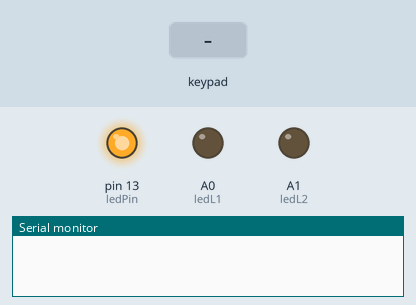
Recording of a sketch running on a simulated Teensy 4. On the bench: output pins drawn as LEDs (lit = HIGH), the last lines printed to the serial monitor. The inputs (shaded band) are chosen by the test bench. EEPROM starts erased.

Above: at 0.1 s.
At 1.8 s:
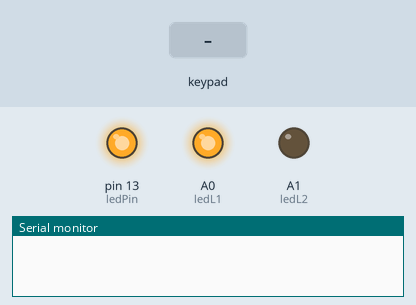
1.9 s: key '6' pressed
At 2.2 s:
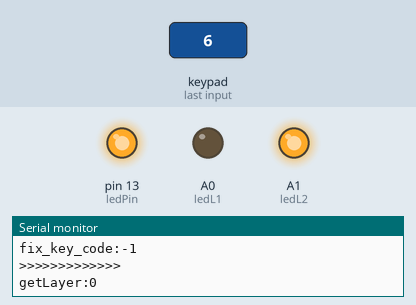
Timing chart, 0 to 4.9 s (numbered marks = the images above; inputs shaded):
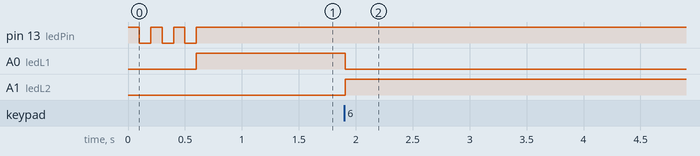

Measured:
- after the input at 1.9 s, A0 (ledL1): HIGH → LOW at once; A1 (ledL2): LOW → HIGH at once

The sketch:

teensy_keyboard_1x6.ino
```cpp
/**
 * 参考
 * http://blog.goo.ne.jp/jh3kxm/e/0a71a45afbed826346d605347b83ded0
 * KEY定数一覧
 * https://github.com/PaulStoffregen/cores/blob/master/teensy/keylayouts.h
 * Keypad.h
 * https://github.com/Chris--A/Keypad/blob/master/src/Keypad.h
 * Key.h
 * https://github.com/Chris--A/Keypad/blob/master/src/Key.h
 *
 *
 * sw1 => a       , sw2 => cmd + v
 * sw3 => cmd + c , sw4 => cmd + z
 */
#include <Keypad.h>
#include <EEPROM.h>

// レイヤー表示用LEDピン
const int ledL1 = 14;
const int ledL2 = 15;
const int ledPin = 13;

// mac
//const int CMD_KEY = MODIFIERKEY_GUI;
// win
const int CMD_KEY = MODIFIERKEY_CTRL;

const int KEY_LAYER = -1;
const int KEY_CMD_A = -2;
const int KEY_CMD_C = -3;
const int KEY_CMD_X = -4;
const int KEY_CMD_V = -5;
const int KEY_CMD_ALT_DEL = -6;

// LIST_MAX = 10
const byte ROWS = 1; //four rows
const byte COLS = 6; //three columns
const byte LAYER_COUNT = 2;

// int layer_count = 0;
int key_maps[LAYER_COUNT][COLS] = {
        {KEY_CMD_A,KEY_CMD_C, KEY_CMD_X, KEY_CMD_V, KEY_CMD_ALT_DEL, KEY_LAYER},
        {KEY_MEDIA_PREV_TRACK, KEY_MEDIA_PLAY_PAUSE, KEY_MEDIA_NEXT_TRACK, KEY_MEDIA_VOLUME_DEC, KEY_MEDIA_VOLUME_INC, KEY_LAYER}
};
// ここは実際のキーでは無く、マッピング用のcharをセット
// あとで、charとマッピングリストを照らし合わせて、実際にpressするキーコードを実行する
char keys[ROWS][COLS] = {
        {'1','2','3','4', '5','6'}
};

byte rowPins[ROWS] = {5};
byte colPins[COLS] = {6,7,8,9,10,11};

Keypad kpd = Keypad( makeKeymap(keys), rowPins, colPins, ROWS, COLS );

void ready() {
        pinMode(ledPin, OUTPUT);
        pinMode(ledL1, OUTPUT);
        pinMode(ledL2, OUTPUT);

        digitalWrite(ledPin, HIGH);
        delay(100);
        digitalWrite(ledPin, LOW);
        delay(100);
        digitalWrite(ledPin, HIGH);
        delay(100);
        digitalWrite(ledPin, LOW);
        delay(100);

        digitalWrite(ledPin, HIGH);
        delay(100);
        digitalWrite(ledPin, LOW);
        delay(100);
        digitalWrite(ledPin, HIGH);
}

void setup() {
        Serial.begin(9600);
        ready();
        updateLayer();

}

void toggleLayer() {
        if (getLayer() == 0) {
                setLayer(1);
        } else {
                setLayer(0);
        }
        updateLayer();
}

void updateLayer() {
        if (getLayer() == 0) {
                digitalWrite(ledL1, HIGH);
                digitalWrite(ledL2, LOW);
        } else {
                digitalWrite(ledL2, HIGH);
                digitalWrite(ledL1, LOW);
        }

}

void loop() {

        detectKeys();
}

void detectKeys() {
        if (kpd.getKeys()) {

                for (int i=0; i<LIST_MAX; i++) {
                        if ( kpd.key[i].stateChanged ) {
                                int input_key_code = kpd.key[i].kcode;
                                switch (kpd.key[i].kstate) {
                                case PRESSED:
                                        printk(input_key_code);
                                        pressKey(input_key_code);
                                        break;
                                case HOLD:
                                        break;
                                case RELEASED:
                                        // Keyboard.release(output_key_code);
                                        releaseKey(input_key_code);
                                        break;
                                case IDLE:
                                        break;
                                }
                        }
                }

        }
}

void printk(int _kcode) {
        int col = _kcode % COLS;
        // int row = _kcode / COLS;

        int fix_key_code = key_maps[getLayer()][col];
        Serial.println(">>>>>>>>>>>>>");
        Serial.print("_kcode:");
        Serial.println(_kcode);
        Serial.print("col:");
        Serial.println(col);
        Serial.print("fix_key_code:");
        Serial.println(fix_key_code);
        byte hoge = getLayer();
        Serial.println(">>>>>>>>>>>>>");
        Serial.print("getLayer:");
        Serial.println(hoge);

}

void pressKey(int _kcode) {
        int col = _kcode % COLS;
        // int row = _kcode / COLS;
        int fix_key_code = key_maps[getLayer()][col];
        switch (fix_key_code) {
        case KEY_LAYER:
                toggleLayer();
                break;
        case KEY_CMD_A:
                exec_macro(KEY_A);
                break;
        case KEY_CMD_C:
                exec_macro(KEY_C);
                break;
        case KEY_CMD_V:
                exec_macro(KEY_V);
                break;
        case KEY_CMD_X:
                exec_macro(KEY_X);
                break;
        case KEY_CMD_ALT_DEL:
                exec_hyper();
                break;
        default:
                Keyboard.press(fix_key_code);
                break;
        }
}
void releaseKey(int _kcode) {
        int col = _kcode % COLS;
        // int row = _kcode / COLS;
        int fix_key_code = key_maps[getLayer()][col];
        switch (fix_key_code) {
        case KEY_LAYER:
                break;
        case KEY_CMD_A:
                break;
        case KEY_CMD_C:
                break;
        case KEY_CMD_V:
                break;
        case KEY_CMD_X:
                break;
        case KEY_CMD_ALT_DEL:
                break;
        default:
                Keyboard.release(fix_key_code);
                break;
        }
}

// cmd + alt + del
void reset_macro() {
        Keyboard.set_modifier(0);
        Keyboard.set_key1(0);
        Keyboard.send_now();
}
void exec_hyper() {
        // cmd + shift + ctrl + o
        // Keyboard.set_modifier(CMD_KEY | MODIFIERKEY_SHIFT | MODIFIERKEY_CTRL);
        // Keyboard.set_key1(KEY_O);

//
// press and hold CTRL
        Keyboard.set_modifier(CMD_KEY);
        Keyboard.send_now();

// press ALT while still holding CTRL
        Keyboard.set_modifier(CMD_KEY | MODIFIERKEY_ALT);
        Keyboard.send_now();

// press DELETE, while CLTR and ALT still held
        Keyboard.set_key1(KEY_DELETE);
        Keyboard.send_now();
        reset_macro();

}
void exec_macro(int _kcode) {
        Keyboard.set_modifier(CMD_KEY);
        Keyboard.set_key1(_kcode);
        Keyboard.send_now();
        reset_macro();
}
/************** メモリ書き込み *********/
// 書き込みポインタ
const int ADDR = 999;

byte getLayer() {
        byte val = EEPROM.read(ADDR);
        if (val == 255) {
                val = 0;
        }
        return val;
}
void setLayer(byte _layer) {
        EEPROM.write(ADDR, _layer);
}
```
